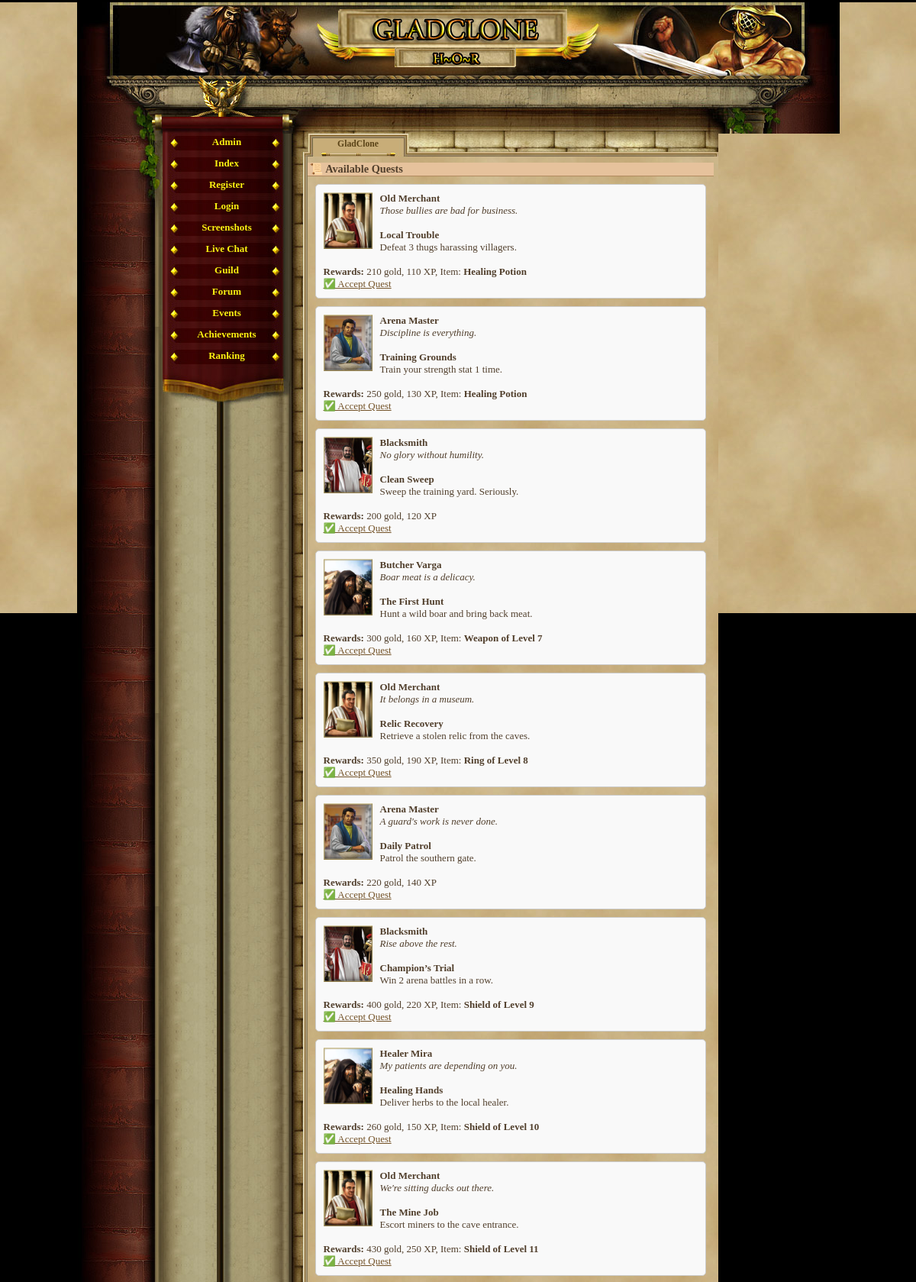
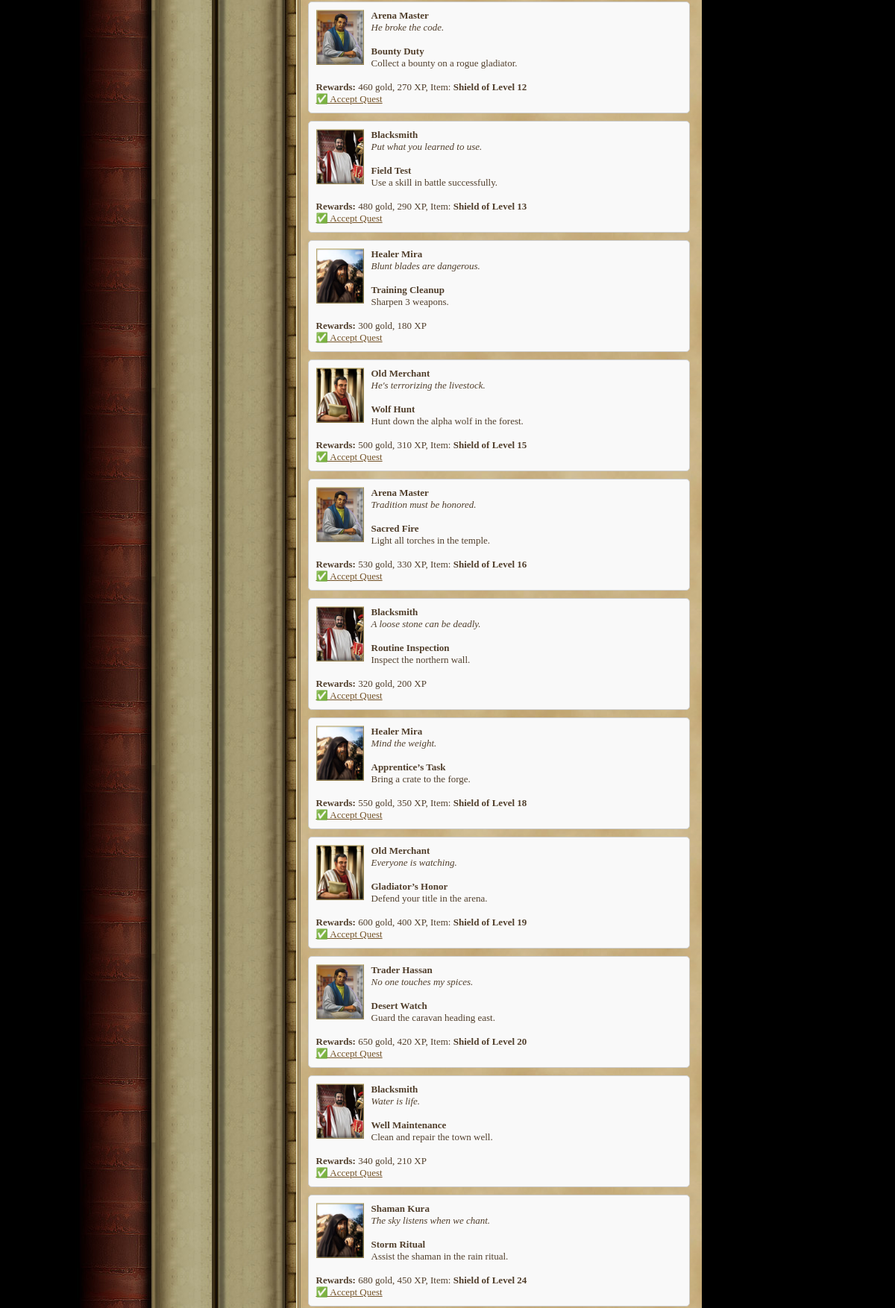
Screenshot of /quest.php (signed in, upper part) with the database file from the repository (2 pictures, top to bottom).
### tables this page shows
CREATE TABLE `quests` (
  `id` int(11) NOT NULL AUTO_INCREMENT,
  `previous_quest_id` int(11) DEFAULT NULL,
  `title` varchar(255) NOT NULL,
  `description` text NOT NULL,
  `npc_image` varchar(255) NOT NULL,
  `npc_description` text NOT NULL,
  `required_level` int(11) NOT NULL,
  `gold_reward` int(11) NOT NULL,
  `exp_reward` int(11) NOT NULL,
  `reward_item_id` int(11) DEFAULT NULL,
  `is_repeatable` tinyint(1) NOT NULL DEFAULT '0',
  `npc_name` varchar(255) NOT NULL DEFAULT 'Unknown NPC',
  PRIMARY KEY (`id`)
);

CREATE TABLE `items` (
  `id` int(11) NOT NULL AUTO_INCREMENT,
  `name` varchar(50) NOT NULL,
  `description` text,
  `type` varchar(20) NOT NULL,
  `attack_bonus` int(11) DEFAULT '0',
  `defense_bonus` int(11) DEFAULT '0',
  `sell_value` int(11) NOT NULL DEFAULT '10',
  `value` int(11) NOT NULL DEFAULT '0',
  `price` int(11) NOT NULL DEFAULT '0',
  `image` varchar(255) DEFAULT 'default.png',
  `slot` varchar(20) NOT NULL DEFAULT 'misc',
  `dex_bonus` int(11) DEFAULT '0',
  `level_required` int(11) DEFAULT '1',
  `effect_type` varchar(10) DEFAULT 'NULL',
  `target_attr` varchar(20) DEFAULT NULL,
  `effect_value` int(11) DEFAULT '0',
  `duration` int(11) DEFAULT '0',
  PRIMARY KEY (`id`)
);

### quest.php (the view, shortened to what this page needs)
<?php
require_once('var/ustawienia.php');
require_once('gora_strony.php');
require_once('menu_l.php');
$player_id = $_SESSION['id'];
echo "<h2>📜 Available Quests</h2>";
$player_stmt = $conn->prepare("SELECT nivel FROM gracze WHERE id = ?");
$player_stmt->bind_param("i", $player_id);
$player_stmt->execute();
$player_result = $player_stmt->get_result();
$player_data = $player_result->fetch_assoc();
$level = $player_data['nivel'];
$result = $conn->query("SELECT * FROM quests WHERE required_level <= $level");
while ($row = $result->fetch_assoc()) {
    $q_id = $row['id'];
    $done = $conn->prepare("SELECT 1 FROM player_quests WHERE player_id = ? AND quest_id = ? AND completed_at IS NOT NULL");
    $done->bind_param("ii", $player_id, $q_id);
    $done->execute();
    $done_result = $done->get_result();
    if ($done_result->num_rows > 0 && !$row['is_repeatable']) continue;
    echo "<div style='border:1px solid #ccc;padding:10px;margin:10px;border-radius:5px;background:#f9f9f9'>";
    echo "<img src='images/npc/{$row['npc_image']}' width='64' style='float:left;margin-right:10px'>";
    echo "<strong>{$row['npc_name']}</strong><br>";
    echo "<em>{$row['npc_description']}</em><br><br>";
    echo "<strong>{$row['title']}</strong><br>";
    echo "{$row['description']}<br><br>";
    echo "<strong>Rewards:</strong> {$row['gold_reward']} gold, {$row['exp_reward']} XP";
    if ($row['reward_item_id']) {
        $item_id = $row['reward_item_id'];
        $item_query = $conn->prepare("SELECT name FROM items WHERE id = ?");
        $item_query->bind_param("i", $item_id);
        $item_query->execute();
        $item_result = $item_query->get_result();
        $item_data = $item_result->fetch_assoc();
        $item_name = $item_data ? $item_data['name'] : "Unknown Item";
        echo ", Item: <strong>{$item_name}</strong>";
    }
    echo "<br><a href='quest.php?accept={$row['id']}'>✅ Accept Quest</a>";
    echo "<div style='clear:both'></div></div>";
}
?>
<br><a href="index.php">← Back to Dashboard</a>

### gora_strony.php (shortened to what this page needs)
<html>
	<head>
				<link href="game_05.css" rel="stylesheet" type="text/css" media="screen" />				<style type=text/css></style>
	</head>
<body ><div id="container">
	<div id="header"></div>
	<div id="charvalues_leer">
		<div style="position:relative; left:380px; top:22px; width:500px; height:45px;">
			<div style="position:absolute; width:150px; height:45px; left:0px; top:0px;">
			</div>
			<div style="position:absolute; width:150px; height:45px; left:153px;">
			</div>
			<div style="position:absolute; width:150px; height:45px; left:298px;">
			</div>
		</div>
	</div>
	<div id="main">
		<table cellspacing="0" cellpadding="0" height="100%" border="0">
			<tr height="100%">
				<td height="100%" valign="top" id="leftblock_middle">
					<div id="leftblock_top"></div>
				</td>

### menu_l.php
<?php
         if(empty($_SESSION['user'])){
             echo '
              <td valign="top" id="mainmenu">
                <a class = "menuitem_aktive" href="admin_panel.php" title="Index" target="_self">Admin</a>
                 <a class = "menuitem_aktive" href="index.php" title="Index" target="_self">Index</a>
                 <a class = "menuitem_aktive" href="rejestracja.php" title="Register" target="_self">Register</a>
                 <a class = "menuitem_aktive" href="logowanie.php" title="Login" target="_self">Login</a>
                 <a class = "menuitem_aktive" href="screenshot.php" title="Screenshots" target="_self">Screenshots</a>
				 <a class = "menuitem_aktive" href="chatbox.php" title="Live Chat" target="_self">Live Chat</a>
				 <a class = "menuitem_aktive" href="guild.php" title="Guild" target="_self">Guild</a>
                 <a class = "menuitem_aktive" href="forum.php" title="Forum" target="_self">Forum</a>
                 <a class = "menuitem_aktive" href="event_portal.php" title="Events" target="_self">Events</a>
				 <a class = "menuitem_aktive" href="achievements.php" title="Αchievements" target="_self">Αchievements</a>
                 <a class = "menuitem_aktive" href="ranking2.php" title="Ranking" target="_self">Ranking</a>
             ';
         } else {
             echo '              <td valign="top" id="mainmenu">
                 <a class = "menuitem_aktive" href="konto.php" title="User" target="_self">User</a>
			 ';
         }
        ?>
          	<div id="menufooter"></div>
				</td>
				<td id="contentBox" valign="top">
					<table cellspacing="0" cellpadding="0" height="100%" width="100%" border="0">
						<tr style="height:30px;">
							<td id="corner1"></td>
							<td><div class="tab_aktive" ><span>GladClone</span></div>
							<div class="tab_empty" style="background-image:url(img/interface/reiter_c2.jpg);"></div>
							<div class="tab_empty" style="background-image:url(img/interface/reiter_c3.jpg);"></div>
						      <div class="tab_empty" style="background-image:url(img/interface/reiter_c4.jpg);"></div></td>
							<td id="corner2"></td>
						</tr>
						<tr style="height:100%;">
							<td class="border_left"></td>
							<td id="content">

### game_05.css (style rules this page uses)
body, html { margin: 0; padding: 0; font-family:"Palatino Linotype", "Times New Roman", Times, serif; text-align: center; color: #513F2C; background-color: #000; font-size:16px; }
table { font-size:13px; }
h2 { text-align:left; border-bottom:1px solid #b28b60; color:#513F2C; background-color:#e6c29c; margin:8px 0px 0px 0px; padding-left:3px; font-size:1.1em; }
#container { margin: auto; width: 999px; height: 100%; text-align: left; }
#header { margin-top:3px; height: 96px; background-image:url(img/interface/header.jpg); }
#charvalues_leer { height: 76px; background-image:url(img/interface/statusbalken_leer.jpg); }
#main { width: 999px; height:710px; text-align: left; }
a { -moz-user-focus: none; -moz-outline: none; outline: none; }
#leftblock_top { background-image:url(img/interface/pflanze_l.jpg); width:112px; height:135px; }
#leftblock_middle { width:112px; background-image:url(img/interface/bg_l_b.jpg); background-repeat: repeat-y; }
#mainmenu { background-image:url(img/interface/wand_bg_2.jpg); background-repeat:repeat-y; height:100%; }
.menuitem_aktive { display:block; text-align:center; background-image:url(img/interface/navi_b.jpg); width:169px; height:25px; color: #FAF311; text-decoration: none; padding-top:3px; font-weight:bold; }
#menufooter { background-image:url(img/interface/navi_abschluss.jpg); width:169px; height:51px; }
#contentBox { width:559px; height:100%; background-image:url(img/interface/papierus.jpg); background-repeat:repeat; }
#content { height:560px; vertical-align:top; }
#content a { color:#735227; }
#corner1 { background-image:url(img/interface/papier_ecke_l.jpg); width:21px; height:30px; }
#corner2 { background-image:url(img/interface/papier_ecke_r.jpg); width:6px; height:30px; }
.border_left { background-image:url(img/interface/papier_rahmen_l.jpg); background-repeat:repeat-y; }
.tab_empty { text-align:center; float:left; background-position:top left; background-repeat:no-repeat; height: 30px; width: 133px; }
.tab_aktive { text-align:center; float:left; background-image:url(img/interface/reiter_a.jpg); background-position:top left; background-repeat:no-repeat; height: 30px; width: 133px; }
.tab_aktive span { position: relative; top:7px; color: #5A4317; font-size:0.9em; text-decoration: none; font-weight:bold; }

### quest.php (style rules this page uses)
body { background-image: url('images/papierus.jpg'); }

### rows the page displays
quests: npc_image (picture), npc_name "Old Merchant", npc_description "Those bullies are bad for business.", title "Local Trouble", description "Defeat 3 thugs harassing villagers.", gold_reward "210", exp_reward "110", items.name "Healing Potion"
quests: npc_image (picture), npc_name "Arena Master", npc_description "Discipline is everything.", title "Training Grounds", description "Train your strength stat 1 time.", gold_reward "250", exp_reward "130", items.name "Healing Potion"
quests: npc_image (picture), npc_name "Blacksmith", npc_description "No glory without humility.", title "Clean Sweep", description "Sweep the training yard. Seriously.", gold_reward "200", exp_reward "120"
quests: npc_image (picture), npc_name "Butcher Varga", npc_description "Boar meat is a delicacy.", title "The First Hunt", description "Hunt a wild boar and bring back meat.", gold_reward "300", exp_reward "160", items.name "Weapon of Level 7"
quests: npc_image (picture), npc_name "Old Merchant", npc_description "It belongs in a museum.", title "Relic Recovery", description "Retrieve a stolen relic from the caves.", gold_reward "350", exp_reward "190", items.name "Ring of Level 8"
quests: npc_image (picture), npc_name "Arena Master", npc_description "A guard's work is never done.", title "Daily Patrol", description "Patrol the southern gate.", gold_reward "220", exp_reward "140"
quests: npc_image (picture), npc_name "Blacksmith", npc_description "Rise above the rest.", title "Champion’s Trial", description "Win 2 arena battles in a row.", gold_reward "400", exp_reward "220", items.name "Shield of Level 9"
quests: npc_image (picture), npc_name "Healer Mira", npc_description "My patients are depending on you.", title "Healing Hands", description "Deliver herbs to the local healer.", gold_reward "260", exp_reward "150", items.name "Shield of Level 10"
quests: npc_image (picture), npc_name "Old Merchant", npc_description "We're sitting ducks out there.", title "The Mine Job", description "Escort miners to the cave entrance.", gold_reward "430", exp_reward "250", items.name "Shield of Level 11"
quests: npc_image (picture), npc_name "Arena Master", npc_description "He broke the code.", title "Bounty Duty", description "Collect a bounty on a rogue gladiator.", gold_reward "460", exp_reward "270", items.name "Shield of Level 12"
quests: npc_image (picture), npc_name "Blacksmith", npc_description "Put what you learned to use.", title "Field Test", description "Use a skill in battle successfully.", gold_reward "480", exp_reward "290", items.name "Shield of Level 13"
quests: npc_image (picture), npc_name "Healer Mira", npc_description "Blunt blades are dangerous.", title "Training Cleanup", description "Sharpen 3 weapons.", gold_reward "300", exp_reward "180"
quests: npc_image (picture), npc_name "Old Merchant", npc_description "He's terrorizing the livestock.", title "Wolf Hunt", description "Hunt down the alpha wolf in the forest.", gold_reward "500", exp_reward "310", items.name "Shield of Level 15"
quests: npc_image (picture), npc_name "Arena Master", npc_description "Tradition must be honored.", title "Sacred Fire", description "Light all torches in the temple.", gold_reward "530", exp_reward "330", items.name "Shield of Level 16"
quests: npc_image (picture), npc_name "Blacksmith", npc_description "A loose stone can be deadly.", title "Routine Inspection", description "Inspect the northern wall.", gold_reward "320", exp_reward "200"
quests: npc_image (picture), npc_name "Healer Mira", npc_description "Mind the weight.", title "Apprentice’s Task", description "Bring a crate to the forge.", gold_reward "550", exp_reward "350", items.name "Shield of Level 18"
quests: npc_image (picture), npc_name "Old Merchant", npc_description "Everyone is watching.", title "Gladiator’s Honor", description "Defend your title in the arena.", gold_reward "600", exp_reward "400", items.name "Shield of Level 19"
quests: npc_image (picture), npc_name "Trader Hassan", npc_description "No one touches my spices.", title "Desert Watch", description "Guard the caravan heading east.", gold_reward "650", exp_reward "420", items.name "Shield of Level 20"
quests: npc_image (picture), npc_name "Blacksmith", npc_description "Water is life.", title "Well Maintenance", description "Clean and repair the town well.", gold_reward "340", exp_reward "210"
quests: npc_image (picture), npc_name "Shaman Kura", npc_description "The sky listens when we chant.", title "Storm Ritual", description "Assist the shaman in the rain ritual.", gold_reward "680", exp_reward "450", items.name "Shield of Level 24"
